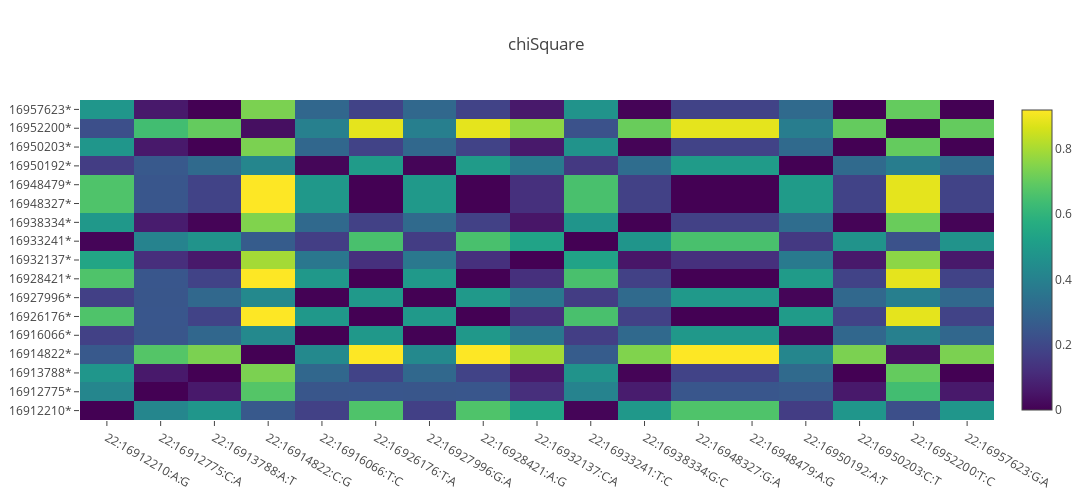

The notebook cell saved with this chart:
### Markdown cell above
## ChiSquare

### Code cell
import numpy as np
import plotly.graph_objs as go
import plotly.offline as py
from plotly.offline import get_plotlyjs, init_notebook_mode

init_notebook_mode(connected=True)

statsDF = oskar.stats(df, studyId="hgvauser@platinum:illumina_platinum", missingAsReference=True)
dfSLC = statsDF.filter(array_contains(genes("annotation"), "SLC9B1P4"))

pandasFisher = oskar.fisher(dfSLC, "hgvauser@platinum:illumina_platinum", "KK").select("id", col("Fisher p-value").alias("fisher")).toPandas()
pandasChiSquare = oskar.chiSquare(dfSLC, "hgvauser@platinum:illumina_platinum", "KK").select("id", col("ChiSquare p-value").alias("chiSquare")).toPandas()

labels=pandasFisher["id"].tolist()
labelsPosition=[i.split(':', 3)[1] + "*" for i in labels]

dim = len(labels)
X = np.zeros((dim, dim))
for i in range(dim):
    for j in range(dim):
        X[j, i] = np.absolute(pandasChiSquare["chiSquare"][i] - pandasChiSquare["chiSquare"][j])

trace = go.Heatmap(x=labels, y=labelsPosition, z=X, colorscale='Viridis')
fig = go.Figure(data=[trace])
fig['layout'].update({'width':1440, 'height':500, 'title':'chiSquare'})
py.iplot(fig, filename='annotated_heatmap_color')

### Figure 1 — Plotly figure (JSON) as saved in the notebook; plotly's stock layout.template omitted (floating-point values rounded to 4 significant figures; data arrays with more than 128 entries replaced by an {"elided": "..."} marker saying what was removed)
{"data": [{"colorscale": "Viridis", "type": "heatmap", "uid": "bbec0907-f02b-4e5b-b92c-9f49f5e5897a", "x": ["22:16912210:A:G", "22:16912775:C:A", "22:16913788:A:T", "22:16914822:C:G", "22:16916066:T:C", "22:16926176:T:A", "22:16927996:G:A", "22:16928421:A:G", "22:16932137:C:A", "22:16933241:T:C", "22:16938334:G:C", "22:16948327:G:A", "22:16948479:A:G", "22:16950192:A:T", "22:16950203:C:T", "22:16950203:C:T", "22:16952200:T:C", "22:16957623:G:A"], "y": ["16912210*", "16912775*", "16913788*", "16914822*", "16916066*", "16926176*", "16927996*", "16928421*", "16932137*", "16933241*", "16938334*", "16948327*", "16948479*", "16950192*", "16950203*", "16950203*", "16952200*", "16957623*"], "z": {"elided": "18x18 float values"}, "zauto": true, "zmax": 0.9185, "zmin": 0}], "layout": {"height": 500, "title": "chiSquare", "width": 1440, "xaxis": {"autorange": true, "range": [-0.5, 17.5], "type": "category"}, "yaxis": {"autorange": true, "range": [-0.5, 17.5], "type": "category"}}}
